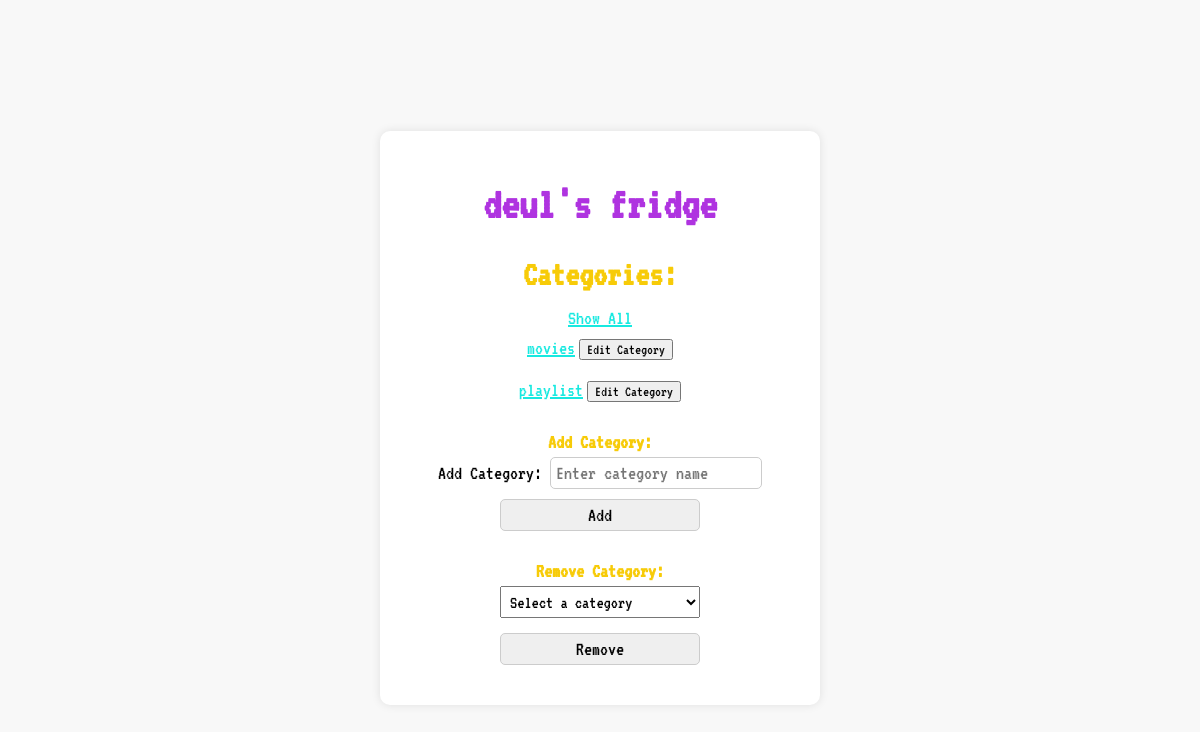
Screenshot of / (signed in) with the database file from the repository.
### app.py (models this page shows, shortened)
class User(db.Model):
    id = db.Column(db.Integer, primary_key=True)
    username = db.Column(db.String(50), unique=True, nullable=False)
    password = db.Column(db.String(50), nullable=False)
    nickname = db.Column(db.String(50), nullable=False)

class Category(db.Model):
    id = db.Column(db.Integer, primary_key=True)
    name = db.Column(db.String(50), unique=True, nullable=False)
    user_id = db.Column(db.Integer, db.ForeignKey('user.id'), nullable=False)
    user = db.relationship('User', backref=db.backref('categories', lazy=True))

### app.py (the view, shortened to what this page needs)
@app.route('/', methods=['GET', 'POST'])
def index():
    if 'user_id' not in session:
        return redirect(url_for('login'))
    user = User.query.get(session['user_id'])
    categories = Category.query.filter_by(user_id=session['user_id']).all()
    return render_template('main.html', user=user, categories=categories)

### templates/main.html (shortened to what this page needs)
<!DOCTYPE html>
<html>
<head>
    <link rel="stylesheet" type="text/css" href="{{ url_for('static', filename='styles.css') }}">
</head>
<body>
    <div class="category-container">
        <h1>{{ user.nickname }}'s fridge</h1>
        <h2>Categories:</h2>
        <ul>
            <li><a href="{{ url_for('show_all_texts') }}">Show All</a></li>
            {% for category in categories %}
                <li>
                    <a href="{{ url_for('category_notes', category_id=category.id) }}">{{ category.name }}</a>
                    <button class="edit-category-btn">Edit Category</button>
                </li>
            {% endfor %}
        </ul>
        <h3>Add Category:</h3>
        <form action="{{ url_for('create_category') }}" method="post">
            <span>Add Category:</span> <input type="text" name="category_name" placeholder="Enter category name" required>
            <input type="submit" value="Add">
        </form>
        <h3>Remove Category:</h3>
        <form method="post">
            <select name="category_id" required>
                <option value="" disabled selected>Select a category</option>
            </select>
            <input type="submit" value="Remove">
        </form>
    </div>
</body>
</html>

### static/styles.css (style rules this page uses)
body { background-color: #f8f8f8; display: flex; flex-direction: column; align-items: center; height: 100vh; }
.category-container { background-color: #ffffff; border-radius: 10px; padding: 20px; width: 400px; text-align: center; box-shadow: 0px 0px 10px rgba(0, 0, 0, 0.1); }
.category-container { margin-top: 20px; text-align: center; }
.category-container h2 { margin-bottom: 10px; }
.category-container h3 { margin-bottom: 5px; }
.category-container form { margin-bottom: 10px; }
.category-container input[type="text"], .category-container input[type="submit"], .category-container select { width: 200px; padding: 5px; }
h1 { color: #af33e0; font-size: 45px; font-family: 'VT323', monospace; }
h2 { color: #f7cb08; font-size: 35px; font-family: 'VT323', monospace; }
h3 { color: #f7cb08; font-size: 20px; font-family: 'VT323', monospace; }
ul { list-style-type: none; padding: 0; }
li { margin-bottom: 10px; }
form { margin-bottom: 15px; font-size: 20px; font-family: 'VT323', monospace; }
select { margin-bottom: 15px; font-size: 18px; font-family: 'VT323', monospace; }
button { margin-bottom: 10px; font-size: 15px; font-family: 'VT323', monospace; }
input[type="text"], input[type="submit"] { margin-bottom: 10px; font-size: 20px; font-family: 'VT323', monospace; width: 100%; padding: 10px; border-radius: 5px; border: 1px solid #cccccc; }
a { color: #17E9E0; font-size: 20px; font-family: 'VT323', monospace; text-decoration: underline; }

### templates/main.html (style rules this page uses)
body { background-color: #f8f8f8; display: flex; justify-content: center; align-items: center; height: 100vh; }
.category-container { margin-top: 20px; text-align: center; }
.category-container h2 { margin-bottom: 10px; }
.category-container h3 { margin-bottom: 5px; }
.category-container form { margin-bottom: 10px; }
.category-container input[type="text"], .category-container input[type="submit"], .category-container select { width: 200px; padding: 5px; }

### rows the page displays
User: nickname "deul"
Category: name "movies"
Category: name "playlist"
